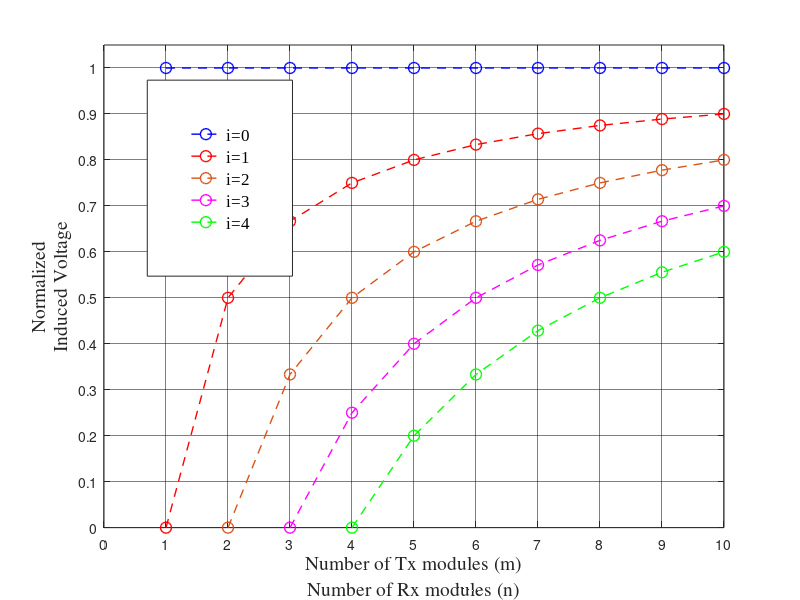
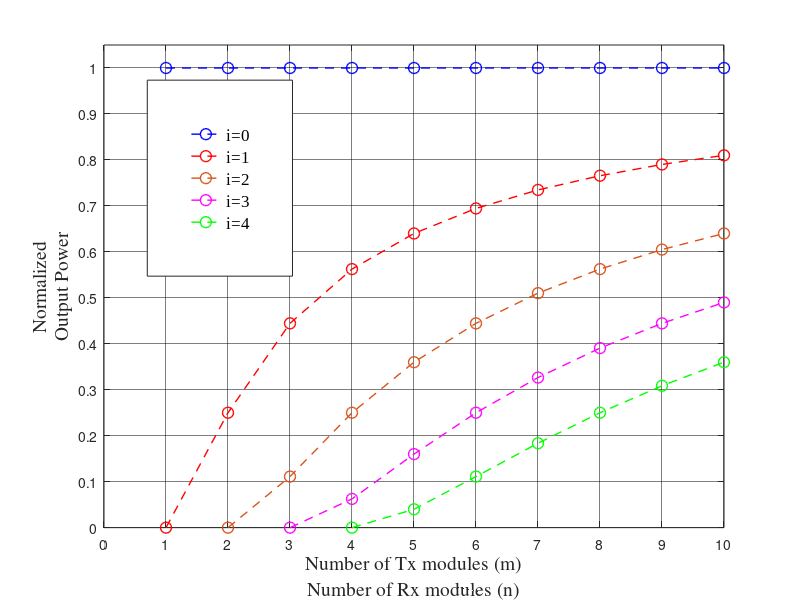

Reproduce these figures in MATLAB, in order.
 % number of modules
i=1 % nu8mber of failured modules

figure1 = figure( 'Position', [0 0 600 300]);

% Create axes
axes1 = axes('Parent',figure1);
hold(axes1,'on');

for i=0:1:4
m=i:1:10;
V_Tx_R= (m-i)./m;

if i==0
plot(m,V_Tx_R,'DisplayName','i=0','MarkerSize',8,'Marker','o','LineWidth',1,'LineStyle','--',...
    'Color',[0 0 1]); 
elseif i==1
 plot(m,V_Tx_R,'DisplayName','i=1','MarkerSize',8,'Marker','o','LineWidth',1,'LineStyle','--',...
    'Color',[1 0 0]);       
          
elseif i==2
 plot(m,V_Tx_R,'DisplayName','i=2','MarkerSize',8,'Marker','o','LineWidth',1,'LineStyle','--',...
    'Color',[0.850980392156863 0.325490196078431 0.0980392156862745]);
elseif i==3   
plot(m,V_Tx_R,'DisplayName','i=3','MarkerSize',8,'Marker','o','LineWidth',1,'LineStyle','--',...
    'Color',[1 0 1]);
elseif i==4
plot(m,V_Tx_R,'DisplayName','i=4','MarkerSize',8,'Marker','o','LineWidth',1,'LineStyle','--',...
    'Color',[0 1 0]);
end
        
end

% Create ylabel
ylabel({'Normalized','Induced Voltage'},'FontSize',14,'FontName','Times');

% Create xlabel
xlabel({'Number of Tx modules (m)','Number of Rx modules (n)'},'FontSize',14,'FontName','Times');

% Uncomment the following line to preserve the Y-limits of the axes
% ylim(axes1,[0 1]);
box(axes1,'on');
grid(axes1,'on');
hold(axes1,'off');
% Set the remaining axes properties
set(axes1,'GridAlpha',0.5,'GridColor',[0 0 0],'XTick',...
    [0 1 2 3 4 5 6 7 8 9 10],'YTick',[0 0.1 0.2 0.3 0.4 0.5 0.6 0.7 0.8 0.9 1]);
ylim([0 1.05])
    
legend1 = legend(axes1,'show');
set(legend1,...
    'Position',[0.184095236804372 0.539745988797168 0.18150000128746 0.32666667397817],...
    'FontSize',12,...
    'FontName','Times New Roman');

%%
figure1 = figure( 'Position', [0 0 600 300]);

% Create axes
axes1 = axes('Parent',figure1);
hold(axes1,'on');

for i=0:1:4
m=i:1:10;
V_Tx_R= ((m-i)./m).^2;

if i==0
plot(m,V_Tx_R,'DisplayName','i=0','MarkerSize',8,'Marker','o','LineWidth',1,'LineStyle','--',...
    'Color',[0 0 1]); 
elseif i==1
 plot(m,V_Tx_R,'DisplayName','i=1','MarkerSize',8,'Marker','o','LineWidth',1,'LineStyle','--',...
    'Color',[1 0 0]);       
          
elseif i==2
 plot(m,V_Tx_R,'DisplayName','i=2','MarkerSize',8,'Marker','o','LineWidth',1,'LineStyle','--',...
    'Color',[0.850980392156863 0.325490196078431 0.0980392156862745]);
elseif i==3   
plot(m,V_Tx_R,'DisplayName','i=3','MarkerSize',8,'Marker','o','LineWidth',1,'LineStyle','--',...
    'Color',[1 0 1]);
elseif i==4
plot(m,V_Tx_R,'DisplayName','i=4','MarkerSize',8,'Marker','o','LineWidth',1,'LineStyle','--',...
    'Color',[0 1 0]);
end
        
end

% Create ylabel
ylabel({'Normalized','Output Power'},'FontSize',14,'FontName','Times');

% Create xlabel
xlabel({'Number of Tx modules (m)','Number of Rx modules (n)'},'FontSize',14,'FontName','Times');

% Uncomment the following line to preserve the Y-limits of the axes
% ylim(axes1,[0 1]);
box(axes1,'on');
grid(axes1,'on');
hold(axes1,'off');
% Set the remaining axes properties
set(axes1,'GridAlpha',0.5,'GridColor',[0 0 0],'XTick',...
    [0 1 2 3 4 5 6 7 8 9 10],'YTick',[0 0.1 0.2 0.3 0.4 0.5 0.6 0.7 0.8 0.9 1]);
ylim([0 1.05])
    
legend1 = legend(axes1,'show');
set(legend1,...
    'Position',[0.184095236804372 0.539745988797168 0.18150000128746 0.32666667397817],...
    'FontSize',12,...
    'FontName','Times New Roman');
